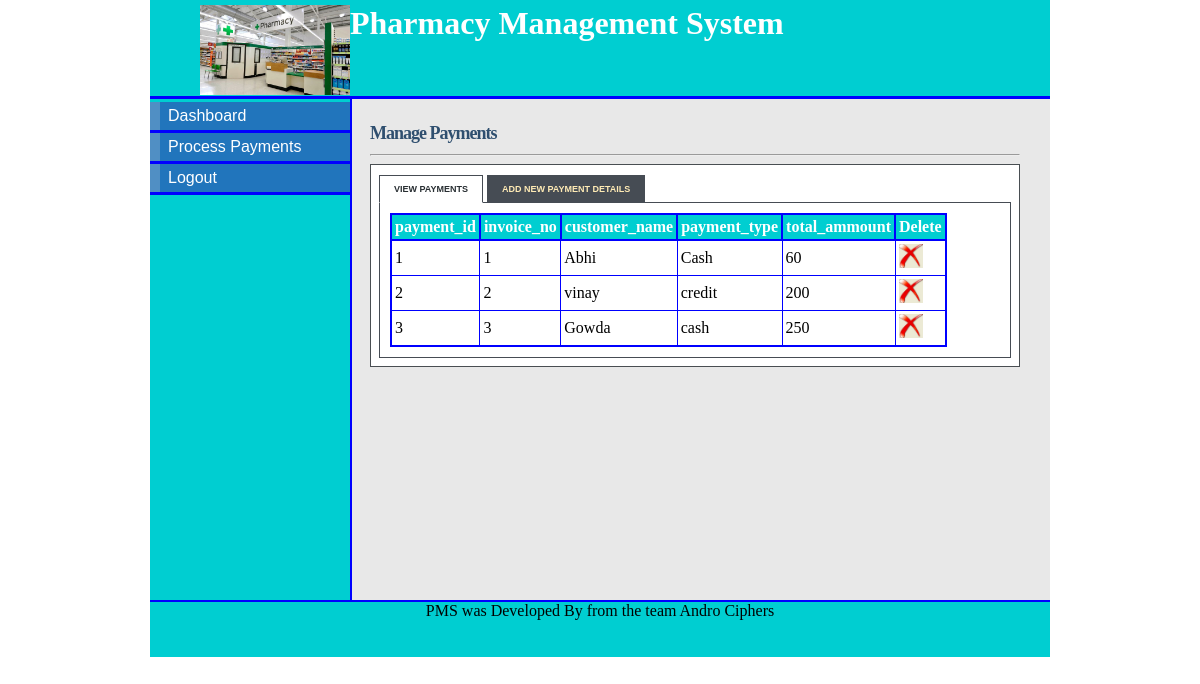
The page /payment.php (signed in) on the database as committed earlier.
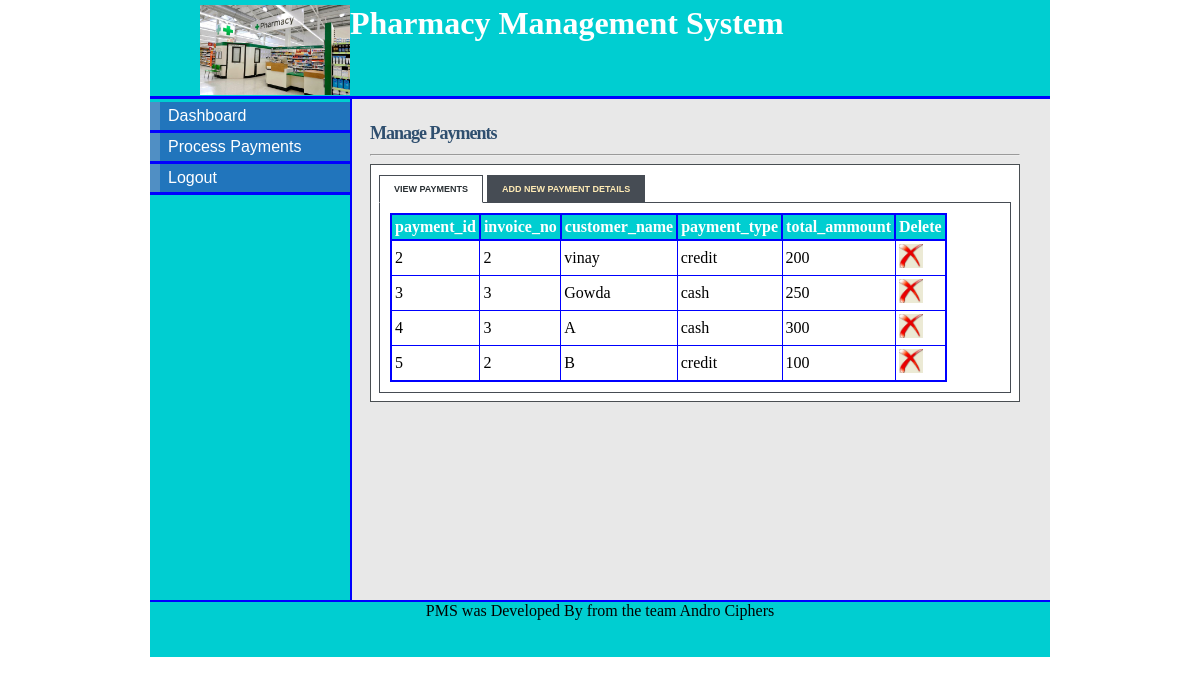
The same page on the database as committed later.
### tables this page shows
CREATE TABLE `payment_details` (
  `payment_id` tinyint(5) NOT NULL,
  `invoice_no` tinyint(5) NOT NULL,
  `customer_name` varchar(20) NOT NULL,
  `payment_type` varchar(20) NOT NULL,
  `total_ammount` int(11) NOT NULL
);

### payment.php (the view, shortened to what this page needs)
<!DOCTYPE html>
<html>
<head>
<link rel="stylesheet" type="text/css" href="style/mystyle.css">
<link rel="stylesheet" href="style/style.css" type="text/css" media="screen" />
<link rel="stylesheet" href="style/table.css" type="text/css" media="screen" />
</head>
<body>
<div id="content">
<div id="header">
<h1><a href="#"><img src="images/main_logo.jpg"></a> Pharmacy Management System</h1></div>
<div id="left_column">
<div id="button">
<ul>
			<li><a href="manager.php">Dashboard</a></li>
			<li><a href="view.php">Process Payments</a></li>
			<li><a href="logout.php">Logout</a></li>
		</ul>
</div>
		</div>
<div id="main">
<div id="tabbed_box" class="tabbed_box">
    <h4>Manage Payments</h4>
<hr/>
    <div class="tabbed_area">
        <ul class="tabs">
            <li><a href="javascript:tabSwitch('tab_1', 'content_1');" id="tab_1" class="active">View Payments</a></li>
            <li><a href="javascript:tabSwitch('tab_2', 'content_2');" id="tab_2">Add New Payment Details</a></li>
        </ul>
        <div id="content_1" class="content">
		<?php
        $result = mysql_query("SELECT * FROM payment_details")
                or die(mysql_error());
        echo "<table border='1' cellpadding='3'>";
         echo "<tr><th>payment_id</th><th>invoice_no</th><th>customer_name</th><th>payment_type</th><th>total_ammount</th><th>Delete</th></tr>";
        while($row = mysql_fetch_array( $result )) {
                echo "<tr>";
                 echo '<td>' . $row['payment_id'] . '</td>';
                echo '<td>' . $row['invoice_no'] . '</td>';
				echo '<td>' . $row['customer_name'] . '</td>';
				echo '<td>' . $row['payment_type'] . '</td>';
				echo '<td>' . $row['total_ammount'] . '</td>';?>
				<td><a href="delete_payment.php?payment_id=<?php echo $row['payment_id']?>"><img src="images/delete-icon.jpg" width="24" height="24" border="0" /></a></td>
				<?php
		 }
        echo "</table>";
?>
        </div>
    </div>
</div>
</div>
<div id="footer" align="Center"> PMS was Developed By from the team Andro Ciphers</div>
</div>
</body>
</html>

Rows that differ between the two databases and show on the page:
removed payment_details: payment_id "1", invoice_no "1", customer_name "Abhi", payment_type "Cash", total_ammount "60"
added payment_details: payment_id "4", invoice_no "3", customer_name "A", payment_type "cash", total_ammount "300"
added payment_details: payment_id "5", invoice_no "2", customer_name "B", payment_type "credit", total_ammount "100"
